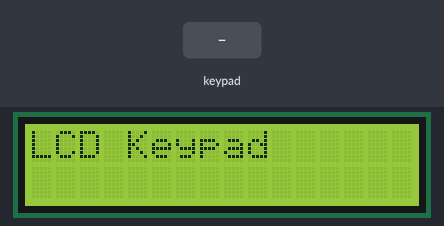
Simulated run of this sketch. Board: Arduino Uno, built with avr-gcc and run on an emulated ATmega328P. On the bench: 16×2 character LCD. Wiring (inferred from the names in the program): 4×4 keypad with keys 1 2 3 A 4 5 6 B 7 8 9 C * 0 # D (labels assumed): rows pin 13, pin 12, pin 11, pin 10; columns pin 9, pin 8, pin 7, pin 6. Inputs (shaded band) come from the test bench.

Above: at 1.2 s.
1.3 s: keypad keys 1 2 # pressed 0.4 s apart
At 2.9 s:
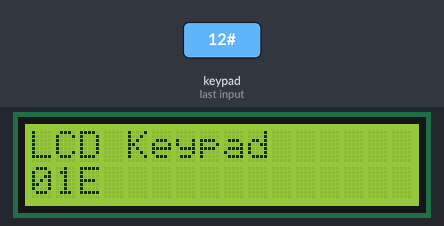
4.0 s: key '9' pressed
At 4.4 s:
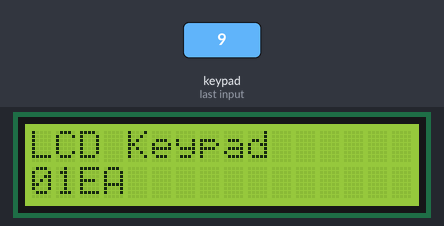
5.5 s: key 'C' pressed
At 6.7 s:
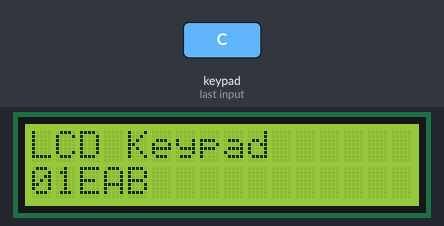
7.0 s: keypad keys 1 2 * pressed 0.4 s apart
At 8.5 s:
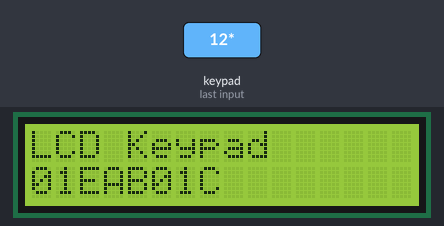
9.7 s: key '0' pressed
At 10.9 s:
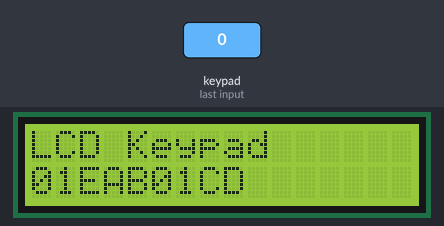
11.2 s: keypad keys 1 2 D pressed 0.4 s apart
At 12.9 s:
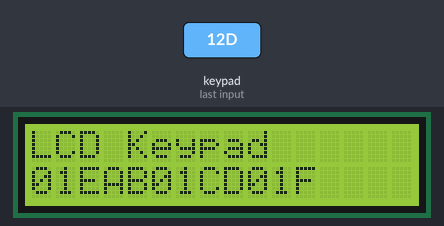
Timing chart, 0 to 14.4 s (numbered marks = the images above; inputs shaded):
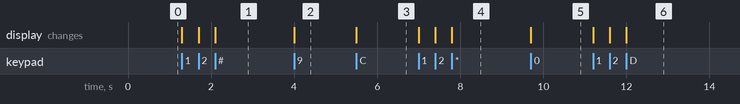

Measured:
- after the input at 1.3 s, the display: first changes at once (image 1 shows a later state)
- after the input at 4.0 s, the display: changes at once (image 2)
- after the input at 5.5 s, the display: changes at once (image 3)
- after the input at 7.0 s, the display: first changes at once (image 4 shows a later state)
- after the input at 9.7 s, the display: changes at once (image 5)
- after the input at 11.2 s, the display: first changes at once (image 6 shows a later state)

The sketch:

lcd_Keypad1.ino
```cpp
#include <LiquidCrystal.h>
int rs=5 , en=3, d4=2,d5=16, d6=15,d7=14;
LiquidCrystal lcd(rs, en, d4, d5, d6, d7);

int r1=13, r2=12, r3=11, r4=10 ;
int c1=9, c2=8, c3=7 ,c4=6 ;

void setup() {
  lcd.begin(16, 2);
  lcd.print("LCD Keypad");
  // all rows as OUTPUT, columns as INPUT, make all Columns HIGH
  pinMode(r1,OUTPUT);  pinMode(r2,OUTPUT);  pinMode(r3,OUTPUT);   pinMode(r4,OUTPUT);
  pinMode(c1,INPUT);   pinMode(c2,INPUT);   pinMode(c3,INPUT);    pinMode(c4,INPUT);
  digitalWrite(c1,HIGH);  digitalWrite(c2,HIGH);  digitalWrite(c3,HIGH);  digitalWrite(c4,HIGH);
  lcd.setCursor(0,1);

}
int i=0;
void loop() {
   //make ROW1 as LOW, rest all rows HIGH and check all the corresponding columns
  digitalWrite(r1,LOW);   digitalWrite(r2,HIGH);  digitalWrite(r3,HIGH); digitalWrite(r4,HIGH);
  if(digitalRead(c1)==LOW){ lcd.print("0"); delay(300);   }
  if(digitalRead(c2)==LOW){ lcd.print("1"); delay(300);   }
  if(digitalRead(c3)==LOW){ lcd.print("2"); delay(300);  }
  if(digitalRead(c4)==LOW){ lcd.print("3"); delay(300);  }

  digitalWrite(r1,HIGH);   digitalWrite(r2,LOW);  digitalWrite(r3,HIGH); digitalWrite(r4,HIGH);
  if(digitalRead(c1)==LOW){ lcd.print("4"); delay(300);   }
  if(digitalRead(c2)==LOW){ lcd.print("5"); delay(300);   }
  if(digitalRead(c3)==LOW){ lcd.print("6"); delay(300);  }
  if(digitalRead(c4)==LOW){ lcd.print("7"); delay(300);  }

  digitalWrite(r1,HIGH);   digitalWrite(r2,HIGH);  digitalWrite(r3,LOW); digitalWrite(r4,HIGH);
  if(digitalRead(c1)==LOW){ lcd.print("8"); delay(300);   }
  if(digitalRead(c2)==LOW){ lcd.print("9"); delay(300);   }
  if(digitalRead(c3)==LOW){ lcd.print("A"); delay(300);  }
  if(digitalRead(c4)==LOW){ lcd.print("B"); delay(300);  }

  digitalWrite(r1,HIGH);   digitalWrite(r2,HIGH);  digitalWrite(r3,HIGH); digitalWrite(r4,LOW);
  if(digitalRead(c1)==LOW){ lcd.print("C"); delay(300);   }
  if(digitalRead(c2)==LOW){ lcd.print("D"); delay(300);   }
  if(digitalRead(c3)==LOW){ lcd.print("E"); delay(300);  }
  if(digitalRead(c4)==LOW){ lcd.print("F"); delay(300);  }
}
```
